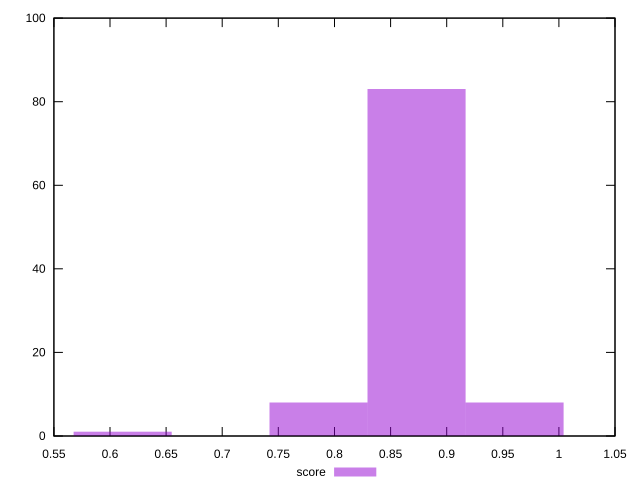

Write gnuplot code to recreate this figure.
reset

$score <<EOF
0.7858236679773273 8
0.873137408863697 83
0.9604511497500667 8
0.6111961862045879 1
EOF

set key outside below
set boxwidth 0.0873137408863697
set xrange [0.5833333333333334:1]
set yrange [0:100]
set trange [0:100]
set style fill transparent solid 0.5 noborder
set terminal svg size 640, 490 enhanced background rgb 'white'
set output "report_00007_2020-12-11T15:55:29.892Z/unused-css-rules/samples/pages/score/histogram.svg"

plot $score title "score" with boxes

reset
